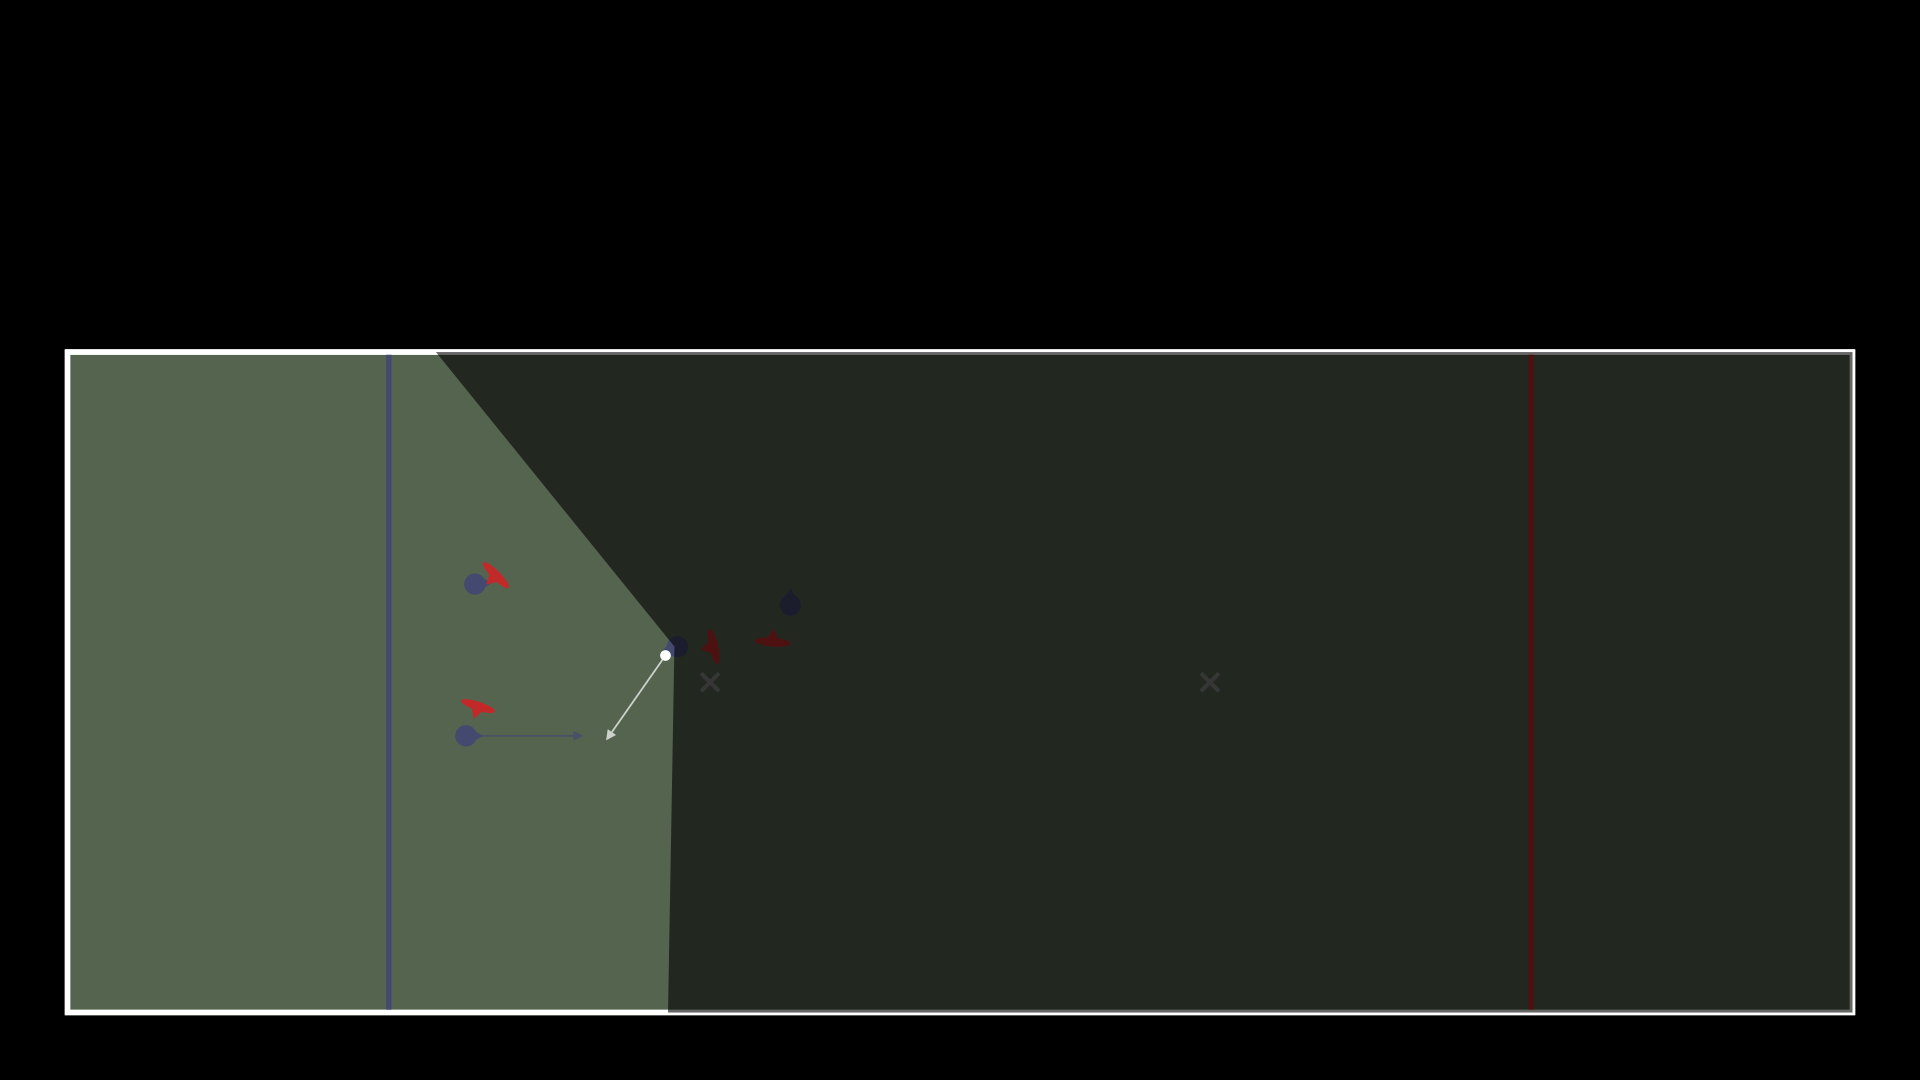

Source code (Python):
from manim_animations import create_movie
from scenes import UltimateScene


class Thumbnail(UltimateScene):
    def construct(self):
        f, s = self.prepare()
        f.load_state(s[2])
        self.add(f.get_player("o4").get_field_of_view(field=f))
        self.add(f.get_arrows(s[2], s[3], players="o2"))
        self.add(f.get_disc_arrow(s[2], s[3]))


class Animation(UltimateScene):
    def construct(self):
        f, s = self.prepare()
        self.write("Nach kurzem Angebot: Ableger statt Pass nach vorne suchen", animate=False)
        self.write_small("Ganzes Play", animate=False)
        self.wait()
        f.transition(s[1], run_time=1)
        f.transition(s[2], run_time=1)
        f.transition(s[3], run_time=1, linear_end=True, disc_delay=0.2, o_delay=0.1, d_delay=0.2)
        f.transition(s[4], run_time=1, linear_start=True)
        self.wait()


def render_scene():
    create_movie(Thumbnail, debug=False, hq=True)
    create_movie(Animation, debug=False, hq=True)


if __name__ == "__main__":
    render_scene()
